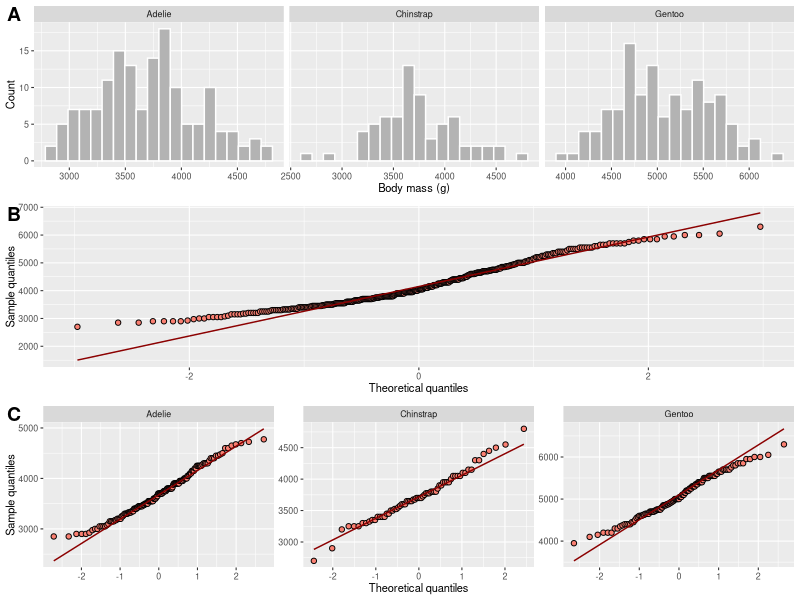
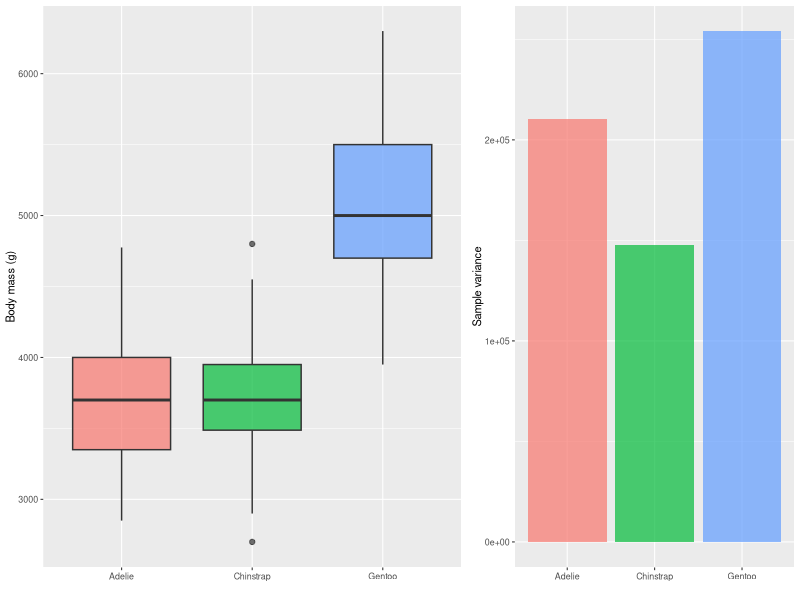
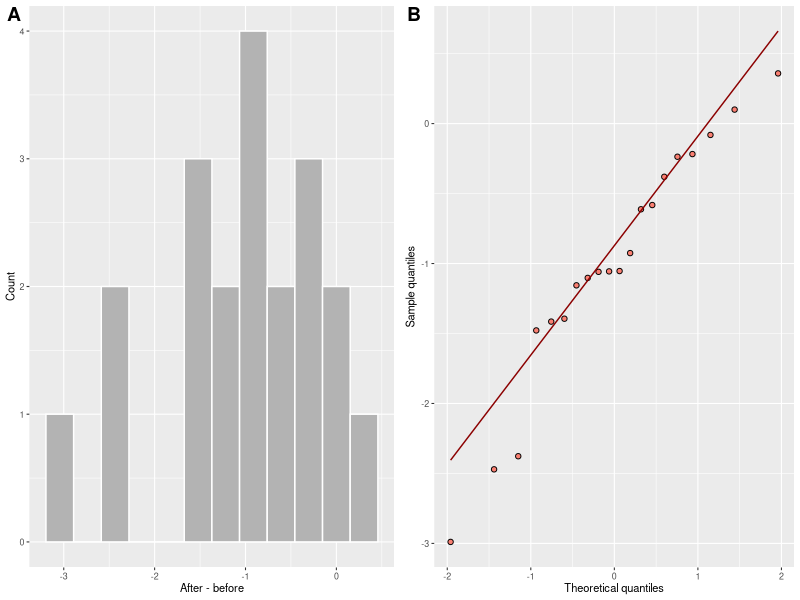
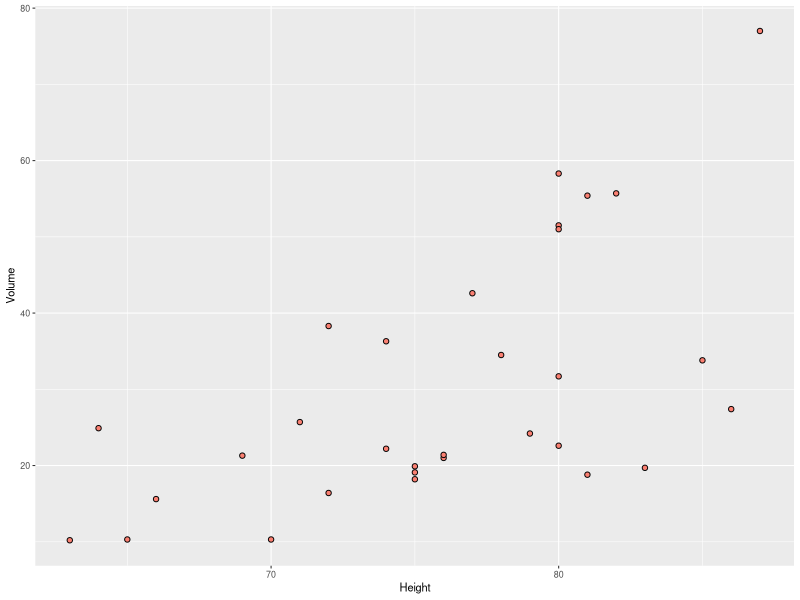
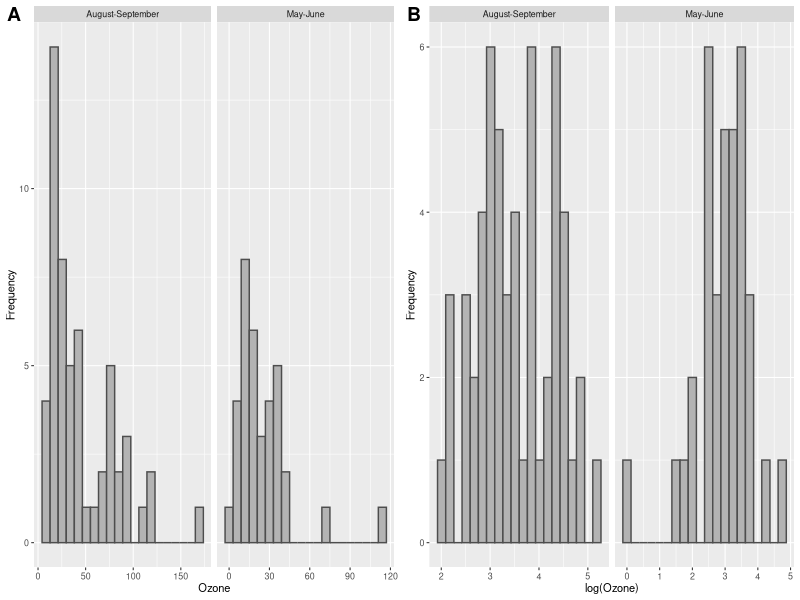

Write R code to recreate these figures, in order.
## ---- chunk 1
#| echo: false

knitr::opts_chunk$set(
  comment = "R>",
  warning = FALSE,
  message = FALSE,
  fig.asp = NULL,
  fig.align = "center",
  fig.retina = 2,
  dpi = 300
)

ggplot2::theme_set(
  ggplot2::theme_grey(base_size = 8)
)
## ---- chunk 2
#| echo: false

library(tidyverse)
library(car)
library(ggpubr)
library(palmerpenguins)
## ---- chunk 3
peng <- penguins |>
  drop_na(bill_length_mm, body_mass_g, species)
## ---- chunk 4
#| fig-cap: "Normality checks for grouped data. A) Histograms of bill length within each penguin species. B) A pooled Q-Q plot that ignores species. C) Q-Q plots drawn separately within species."
#| fig-width: 5
#| fig-height: 5
#| code-fold: true

plt1 <- ggplot(peng, aes(body_mass_g)) +
  geom_histogram(bins = 20, fill = "grey70", colour = "white") +
  facet_wrap(~species, scales = "free_x") +
  labs(x = "Body mass (g)", y = "Count")

plt2 <- ggplot(peng, aes(sample = body_mass_g)) +
  stat_qq(shape = 21, fill = "salmon", colour = "black") +
  stat_qq_line(colour = "red4") +
  labs(x = "Theoretical quantiles", y = "Sample quantiles")

plt3 <- ggplot(peng, aes(sample = body_mass_g)) +
  stat_qq(shape = 21, fill = "salmon", colour = "black") +
  stat_qq_line(colour = "red4") +
  facet_wrap(~species, scales = "free") +
  labs(x = "Theoretical quantiles", y = "Sample quantiles")

ggarrange(plt1, plt2, plt3, ncol = 1, labels = "AUTO")
## ---- chunk 5
peng |>
  group_by(species) |>
  summarise(
    shapiro_w = as.numeric(shapiro.test(bill_length_mm)$statistic),
    shapiro_p = as.numeric(shapiro.test(bill_length_mm)$p.value)
  )
## ---- chunk 6
#| fig-cap: "Variance checks for grouped data. A) Box plots of body mass by penguin species. B) Sample variances by species."
#| fig-width: 8
#| fig-height: 4
#| code-fold: true

peng_var <- peng |>
  group_by(species) |>
  summarise(sample_var = var(body_mass_g), .groups = "drop")

plt1 <- ggplot(peng, aes(species, body_mass_g, fill = species)) +
  geom_boxplot(show.legend = FALSE, alpha = 0.7) +
  labs(x = "", y = "Body mass (g)")

plt2 <- ggplot(peng_var, aes(species, sample_var, fill = species)) +
  geom_col(show.legend = FALSE, alpha = 0.7) +
  labs(x = "", y = "Sample variance")

ggpubr::ggarrange(plt1, plt2, ncol = 2, widths = c(1.4, 1))
## ---- chunk 7
car::leveneTest(body_mass_g ~ species, data = peng)
## ---- chunk 8
peng_var
## ---- chunk 9
set.seed(1)
paired <- tibble(
  before = rnorm(20, 10, 2),
  after  = before + rnorm(20, -1, 1)
) |>
  mutate(diff = after - before)
## ---- chunk 10
#| fig-cap: "Checks for paired data. A) Histogram of paired differences. B) Q-Q plot of paired differences."
#| fig-width: 5
#| fig-height: 3.15
#| code-fold: true

plt1 <- ggplot(paired, aes(diff)) +
  geom_histogram(bins = 12, fill = "grey70", colour = "white") +
  labs(x = "After - before", y = "Count")

plt2 <- ggplot(paired, aes(sample = diff)) +
  stat_qq(shape = 21, fill = "salmon", colour = "black") +
  stat_qq_line(colour = "red4") +
  labs(x = "Theoretical quantiles", y = "Sample quantiles")

ggarrange(plt1, plt2, ncol = 2, labels = "AUTO")
## ---- chunk 11
shapiro.test(paired$diff)
## ---- chunk 12
#| fig-cap: "Scatter plot of tree height and volume from the base R `trees` dataset."
#| fig-width: 5
#| fig-height: 4
#| code-fold: true

ggplot(trees, aes(Height, Volume)) +
  geom_point(shape = 21, fill = "salmon", colour = "black") +
  labs(x = "Height", y = "Volume")
## ---- chunk 13
#| fig-cap: "A real-data example showing how a log transformation changes the distribution of ozone concentrations. A) Raw ozone values by season. B) Log-transformed ozone values by season."
#| code-fold: true

ozone_dat <- na.omit(airquality[, c("Ozone", "Month")]) |>
  as_tibble() |>
  filter(Month %in% c(5, 6, 8, 9)) |>
  mutate(
    season = factor(
      ifelse(Month %in% c(5, 6), "May-June", "August-September")
    ),
    log_ozone = log(Ozone)
  )

plt1 <- ggplot(ozone_dat, aes(Ozone)) +
  geom_histogram(bins = 20, fill = "grey70", colour = "grey30") +
  facet_wrap(~season, scales = "free_x") +
  labs(x = "Ozone", y = "Frequency")

plt2 <- ggplot(ozone_dat, aes(log_ozone)) +
  geom_histogram(bins = 20, fill = "grey70", colour = "grey30") +
  facet_wrap(~season, scales = "free_x") +
  labs(x = "log(Ozone)", y = "Frequency")

ggarrange(plt1, plt2, ncol = 2, labels = "AUTO")
## ---- chunk 14
#| code-fold: true

ozone_dat |>
  group_by(season) |>
  summarise(
    raw_w = unname(shapiro.test(Ozone)$statistic),
    raw_p = shapiro.test(Ozone)$p.value,
    log_w = unname(shapiro.test(log_ozone)$statistic),
    log_p = shapiro.test(log_ozone)$p.value,
    .groups = "drop"
  )

car::leveneTest(Ozone ~ season, data = ozone_dat)
car::leveneTest(log_ozone ~ season, data = ozone_dat)
